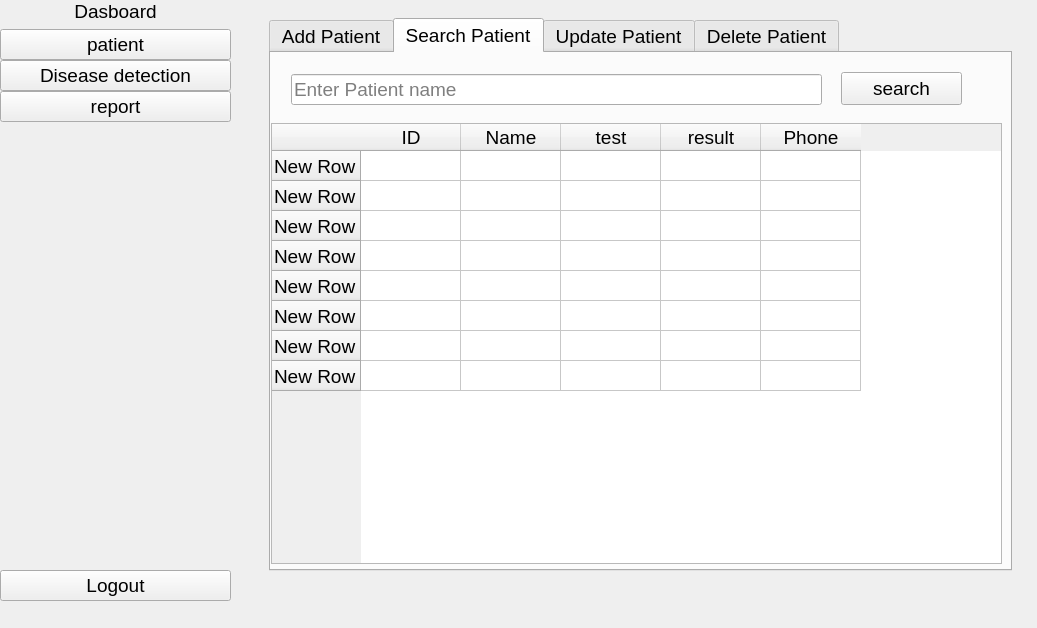
<?xml version="1.0" encoding="UTF-8"?>
<ui version="4.0">
 <class>Form</class>
 <widget class="QWidget" name="Form">
  <property name="geometry">
   <rect>
    <x>0</x>
    <y>0</y>
    <width>1037</width>
    <height>628</height>
   </rect>
  </property>
  <property name="windowTitle">
   <string>Form</string>
  </property>
  <widget class="QWidget" name="full_menu_widget" native="true">
   <property name="geometry">
    <rect>
     <x>0</x>
     <y>0</y>
     <width>231</width>
     <height>601</height>
    </rect>
   </property>
   <property name="font">
    <font>
     <pointsize>14</pointsize>
    </font>
   </property>
   <property name="layoutDirection">
    <enum>Qt::LeftToRight</enum>
   </property>
   <layout class="QVBoxLayout" name="verticalLayout_4">
    <item>
     <layout class="QHBoxLayout" name="horizontalLayout_2">
      <property name="spacing">
       <number>0</number>
      </property>
      <item>
       <widget class="QLabel" name="logo_label_3">
        <property name="font">
         <font>
          <pointsize>14</pointsize>
         </font>
        </property>
        <property name="layoutDirection">
         <enum>Qt::LeftToRight</enum>
        </property>
        <property name="text">
         <string>Dasboard</string>
        </property>
        <property name="alignment">
         <set>Qt::AlignCenter</set>
        </property>
       </widget>
      </item>
     </layout>
    </item>
    <item>
     <layout class="QVBoxLayout" name="verticalLayout_2">
      <property name="spacing">
       <number>0</number>
      </property>
      <item>
       <widget class="QPushButton" name="home_btn_2">
        <property name="font">
         <font>
          <pointsize>14</pointsize>
         </font>
        </property>
        <property name="layoutDirection">
         <enum>Qt::LeftToRight</enum>
        </property>
        <property name="text">
         <string>patient</string>
        </property>
        <property name="icon">
         <iconset>
          <normaloff>:/icon/icon/home-4-32.ico</normaloff>
          <normalon>:/icon/icon/home-4-48.ico</normalon>:/icon/icon/home-4-32.ico</iconset>
        </property>
        <property name="iconSize">
         <size>
          <width>14</width>
          <height>14</height>
         </size>
        </property>
        <property name="checkable">
         <bool>true</bool>
        </property>
        <property name="autoExclusive">
         <bool>true</bool>
        </property>
       </widget>
      </item>
      <item>
       <widget class="QPushButton" name="dashborad_btn_2">
        <property name="font">
         <font>
          <pointsize>14</pointsize>
         </font>
        </property>
        <property name="layoutDirection">
         <enum>Qt::LeftToRight</enum>
        </property>
        <property name="text">
         <string>Disease detection</string>
        </property>
        <property name="icon">
         <iconset>
          <normaloff>:/icon/icon/dashboard-5-32.ico</normaloff>
          <normalon>:/icon/icon/dashboard-5-48.ico</normalon>:/icon/icon/dashboard-5-32.ico</iconset>
        </property>
        <property name="iconSize">
         <size>
          <width>14</width>
          <height>14</height>
         </size>
        </property>
        <property name="checkable">
         <bool>true</bool>
        </property>
        <property name="autoExclusive">
         <bool>true</bool>
        </property>
       </widget>
      </item>
      <item>
       <widget class="QPushButton" name="orders_btn_2">
        <property name="font">
         <font>
          <pointsize>14</pointsize>
         </font>
        </property>
        <property name="layoutDirection">
         <enum>Qt::LeftToRight</enum>
        </property>
        <property name="text">
         <string>report</string>
        </property>
        <property name="icon">
         <iconset>
          <normaloff>:/icon/icon/activity-feed-32.ico</normaloff>
          <normalon>:/icon/icon/activity-feed-48.ico</normalon>:/icon/icon/activity-feed-32.ico</iconset>
        </property>
        <property name="iconSize">
         <size>
          <width>14</width>
          <height>14</height>
         </size>
        </property>
        <property name="checkable">
         <bool>true</bool>
        </property>
        <property name="autoExclusive">
         <bool>true</bool>
        </property>
       </widget>
      </item>
     </layout>
    </item>
    <item>
     <spacer name="verticalSpacer_2">
      <property name="font">
       <font>
        <pointsize>14</pointsize>
       </font>
      </property>
      <property name="layoutDirection">
       <enum>Qt::LeftToRight</enum>
      </property>
      <property name="orientation">
       <enum>Qt::Vertical</enum>
      </property>
      <property name="sizeHint" stdset="0">
       <size>
        <width>20</width>
        <height>373</height>
       </size>
      </property>
     </spacer>
    </item>
    <item>
     <widget class="QPushButton" name="exit_btn_2">
      <property name="font">
       <font>
        <pointsize>14</pointsize>
       </font>
      </property>
      <property name="layoutDirection">
       <enum>Qt::LeftToRight</enum>
      </property>
      <property name="text">
       <string>Logout</string>
      </property>
      <property name="icon">
       <iconset>
        <normaloff>:/icon/icon/close-window-64.ico</normaloff>:/icon/icon/close-window-64.ico</iconset>
      </property>
      <property name="iconSize">
       <size>
        <width>14</width>
        <height>14</height>
       </size>
      </property>
     </widget>
    </item>
   </layout>
  </widget>
  <widget class="QStackedWidget" name="stackedWidget">
   <property name="geometry">
    <rect>
     <x>260</x>
     <y>9</y>
     <width>761</width>
     <height>571</height>
    </rect>
   </property>
   <property name="font">
    <font>
     <pointsize>14</pointsize>
    </font>
   </property>
   <property name="currentIndex">
    <number>1</number>
   </property>
   <widget class="QWidget" name="page">
    <layout class="QGridLayout" name="gridLayout_2">
     <item row="0" column="0">
      <widget class="QLabel" name="label_1">
       <property name="font">
        <font>
         <pointsize>20</pointsize>
        </font>
       </property>
       <property name="text">
        <string>Home Page</string>
       </property>
       <property name="alignment">
        <set>Qt::AlignCenter</set>
       </property>
      </widget>
     </item>
    </layout>
   </widget>
   <widget class="QWidget" name="page_2">
    <layout class="QGridLayout" name="gridLayout_3">
     <item row="0" column="0">
      <widget class="QTabWidget" name="tabWidget_2">
       <property name="font">
        <font>
         <pointsize>14</pointsize>
        </font>
       </property>
       <property name="currentIndex">
        <number>1</number>
       </property>
       <widget class="QWidget" name="tab_1">
        <attribute name="title">
         <string>Add Patient</string>
        </attribute>
       </widget>
       <widget class="QWidget" name="tab_2">
        <attribute name="title">
         <string>Search Patient</string>
        </attribute>
        <widget class="QTableWidget" name="tableWidget">
         <property name="geometry">
          <rect>
           <x>0</x>
           <y>70</y>
           <width>731</width>
           <height>441</height>
          </rect>
         </property>
         <property name="font">
          <font>
           <pointsize>14</pointsize>
          </font>
         </property>
         <property name="styleSheet">
          <string notr="true"/>
         </property>
         <row>
          <property name="text">
           <string>New Row</string>
          </property>
         </row>
         <row>
          <property name="text">
           <string>New Row</string>
          </property>
         </row>
         <row>
          <property name="text">
           <string>New Row</string>
          </property>
         </row>
         <row>
          <property name="text">
           <string>New Row</string>
          </property>
         </row>
         <row>
          <property name="text">
           <string>New Row</string>
          </property>
         </row>
         <row>
          <property name="text">
           <string>New Row</string>
          </property>
         </row>
         <row>
          <property name="text">
           <string>New Row</string>
          </property>
         </row>
         <row>
          <property name="text">
           <string>New Row</string>
          </property>
         </row>
         <column>
          <property name="text">
           <string>ID</string>
          </property>
         </column>
         <column>
          <property name="text">
           <string>Name</string>
          </property>
         </column>
         <column>
          <property name="text">
           <string>test</string>
          </property>
         </column>
         <column>
          <property name="text">
           <string>result</string>
          </property>
         </column>
         <column>
          <property name="text">
           <string>Phone</string>
          </property>
         </column>
        </widget>
        <widget class="QLineEdit" name="lineEdit">
         <property name="geometry">
          <rect>
           <x>20</x>
           <y>21</y>
           <width>531</width>
           <height>31</height>
          </rect>
         </property>
         <property name="placeholderText">
          <string>Enter Patient name</string>
         </property>
        </widget>
        <widget class="QPushButton" name="pushButton">
         <property name="geometry">
          <rect>
           <x>570</x>
           <y>19</y>
           <width>121</width>
           <height>33</height>
          </rect>
         </property>
         <property name="text">
          <string>search</string>
         </property>
        </widget>
       </widget>
       <widget class="QWidget" name="tab_3">
        <attribute name="title">
         <string>Update Patient</string>
        </attribute>
       </widget>
       <widget class="QWidget" name="tab_4">
        <attribute name="title">
         <string>Delete Patient</string>
        </attribute>
       </widget>
      </widget>
     </item>
    </layout>
   </widget>
   <widget class="QWidget" name="page_3">
    <layout class="QGridLayout" name="gridLayout_5">
     <item row="1" column="0">
      <widget class="QLabel" name="label_3">
       <property name="font">
        <font>
         <pointsize>20</pointsize>
        </font>
       </property>
       <property name="text">
        <string>Disease detection</string>
       </property>
       <property name="alignment">
        <set>Qt::AlignCenter</set>
       </property>
      </widget>
     </item>
    </layout>
   </widget>
   <widget class="QWidget" name="page_4">
    <widget class="QLabel" name="label_4">
     <property name="geometry">
      <rect>
       <x>0</x>
       <y>10</y>
       <width>789</width>
       <height>549</height>
      </rect>
     </property>
     <property name="font">
      <font>
       <pointsize>20</pointsize>
      </font>
     </property>
     <property name="text">
      <string>Report</string>
     </property>
     <property name="alignment">
      <set>Qt::AlignCenter</set>
     </property>
    </widget>
   </widget>
  </widget>
 </widget>
 <resources/>
 <connections>
  <connection>
   <sender>exit_btn_2</sender>
   <signal>clicked()</signal>
   <receiver>Form</receiver>
   <slot>close()</slot>
   <hints>
    <hint type="sourcelabel">
     <x>94</x>
     <y>564</y>
    </hint>
    <hint type="destinationlabel">
     <x>246</x>
     <y>577</y>
    </hint>
   </hints>
  </connection>
 </connections>
</ui>
